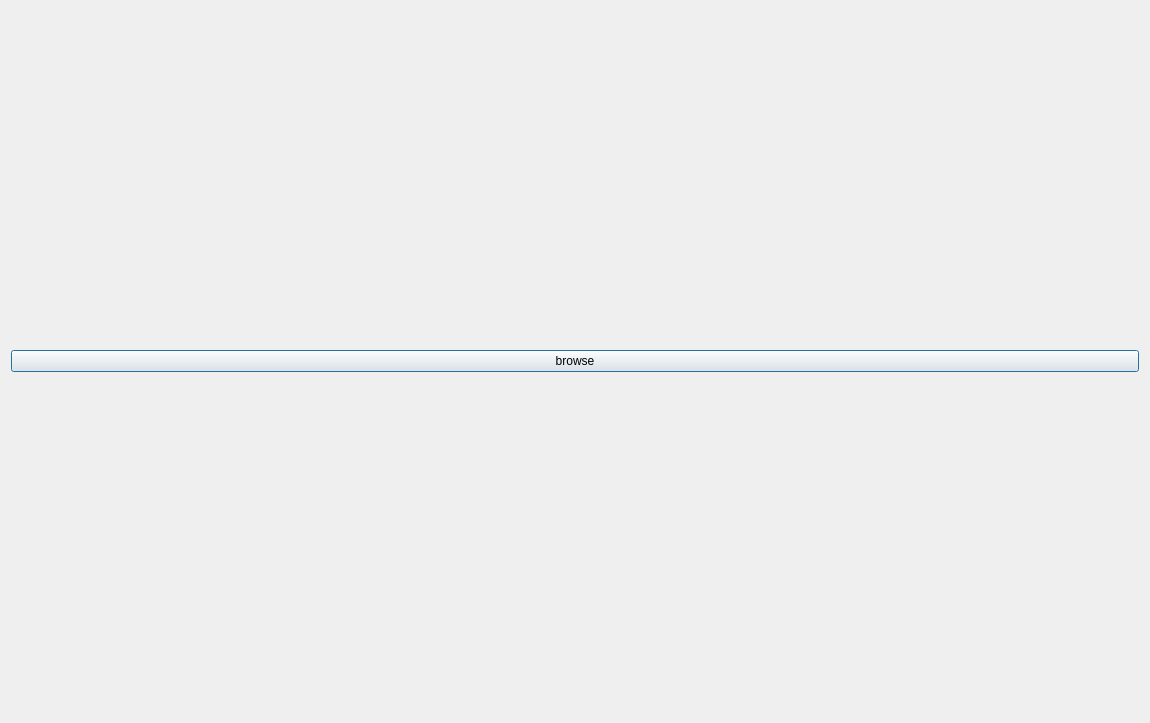
<?xml version="1.0" encoding="UTF-8"?>
<ui version="4.0">
 <class>Dialog</class>
 <widget class="QDialog" name="Dialog">
  <property name="geometry">
   <rect>
    <x>0</x>
    <y>0</y>
    <width>1150</width>
    <height>723</height>
   </rect>
  </property>
  <property name="windowTitle">
   <string>Dialog</string>
  </property>
  <layout class="QVBoxLayout" name="verticalLayout">
   <item>
    <layout class="QVBoxLayout" name="plotLayout"/>
   </item>
   <item>
    <widget class="QPushButton" name="browse">
     <property name="text">
      <string>browse</string>
     </property>
    </widget>
   </item>
  </layout>
 </widget>
 <resources/>
 <connections/>
</ui>
